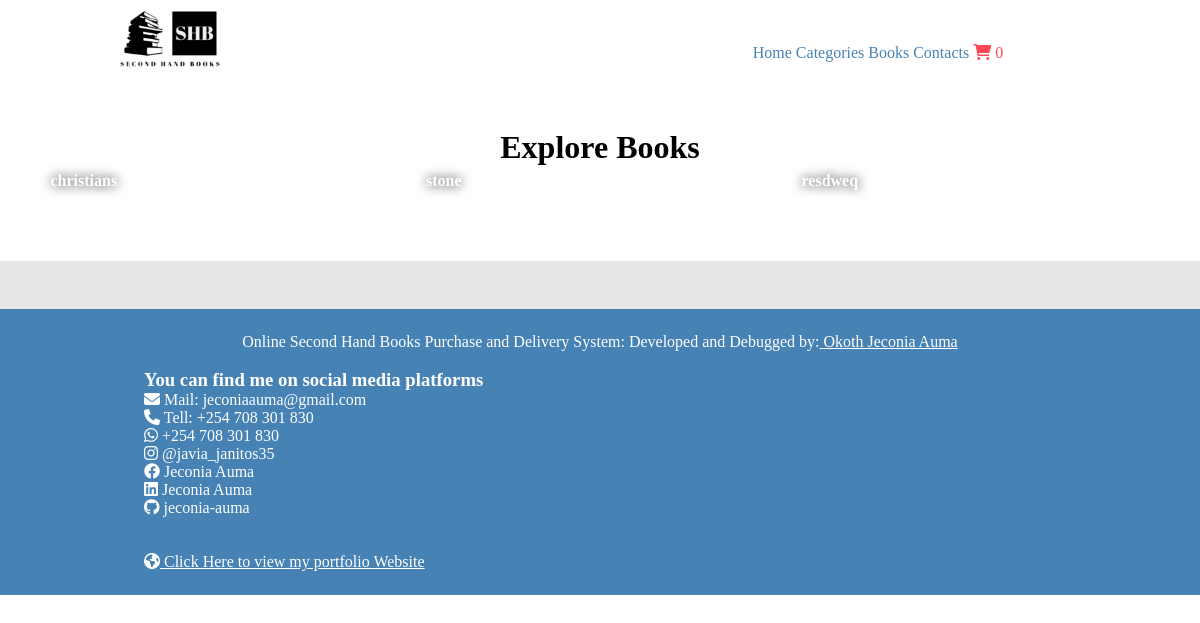
Page /category.php (signed in) on the earlier database version.
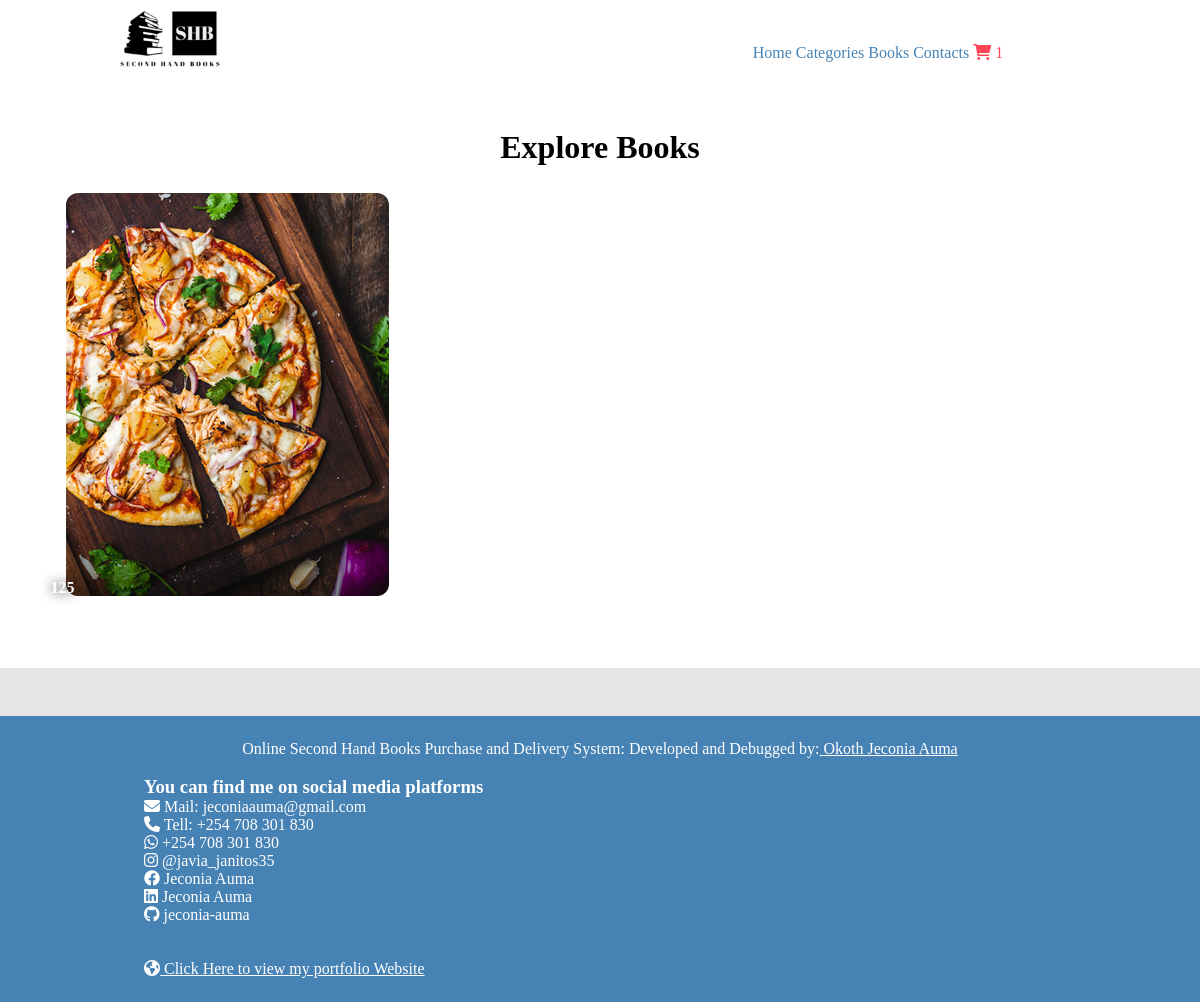
Same page on the later database version.
### tables this page shows
CREATE TABLE `category` (
  `id` int(11) NOT NULL,
  `title` varchar(255) NOT NULL,
  `image_name` varchar(255) DEFAULT NULL,
  `featured` varchar(10) DEFAULT NULL,
  `active` varchar(10) DEFAULT NULL
);

### category.php (the view, shortened to what this page needs)
<?php include("partials-front/menu.php"); ?>
<div class="category">
    <div class="wrapper">
        <h1 class="text-center">Explore Books</h1>
        <?php
            $sql = "SELECT * FROM category WHERE featured='yes' AND active='yes' LIMIT 3";
            $res = mysqli_query($conn, $sql);
            if($res == TRUE){
                $count = mysqli_num_rows($res);
                if($count > 0){
                    while($row = mysqli_fetch_assoc($res)){
                        $title = $row['title'];
                        $image_name = $row['image_name'];
                        ?>
                            <div class="category-items">
                                <a href="">
                                    <img src="<?php echo SITEURL; ?>images/category/<?php echo $image_name; ?>" alt="">
                                    <div class="category-title text-center">
                                        <span><?php echo $title; ?></span>
                                    </div>
                                </a>
                            </div>
                        <?php
                    }
                }else{
                    echo "<div class='error text-center'>No Category Available</div>";
                }
            }
        ?>
    </div>
</div>
<div class="container">
    <div class="wrapper">
    </div>
</div>
<?php include("partials-front/footer.php"); ?>

### partials-front/menu.php (shortened to what this page needs)
<?php
    include("config/constants.php");
?>
<!DOCTYPE html>
<html lang="en">
<head>
    <link rel="stylesheet" href="fonts/css/all.css">
    <link rel="stylesheet" href="css/style.css">
</head>
<body>
    <div class="header text-center">
        <div class="wrapper">
            <div class="logo">
                <img src="images/icons/logo2.png" alt="" width="100">
            </div>
            <div class="menu">
                <ul>
                    <li><a href="<?php echo SITEURL; ?>">Home</a></li>
                    <li><a href="<?php echo SITEURL; ?>category.php">Categories</a></li>
                    <li><a href="<?php echo SITEURL; ?>books.php">Books</a></li>
                    <li><a href="<?php echo SITEURL; ?>contacts.php">Contacts</a></li>
                    <li><a href="<?php echo SITEURL; ?>cart.php"><i class="fa-solid fa-shopping-cart error"></i>
                        <?php
                            $sql_cart = "SELECT * FROM cart where user_id = 12";
                            $res_cart = mysqli_query($conn, $sql_cart);
                            if($res_cart == TRUE){
                                $count_cart = mysqli_num_rows($res_cart);
                                ?>
                                    <span class="error"><?php echo $count_cart;?></span>
                                <?php
                            }else{
                                echo "Database did not execute the query";
                            }
                        ?>
                    </a></li>
                </ul>
            </div>
        </div>
    </div>

Differences in the rows shown:
removed category: title "christians"
removed category: title "stone"
removed category: title "resdweq"
added category: image_name (picture), title "125"
Other differences:
$count_cart: "0" → "1"
